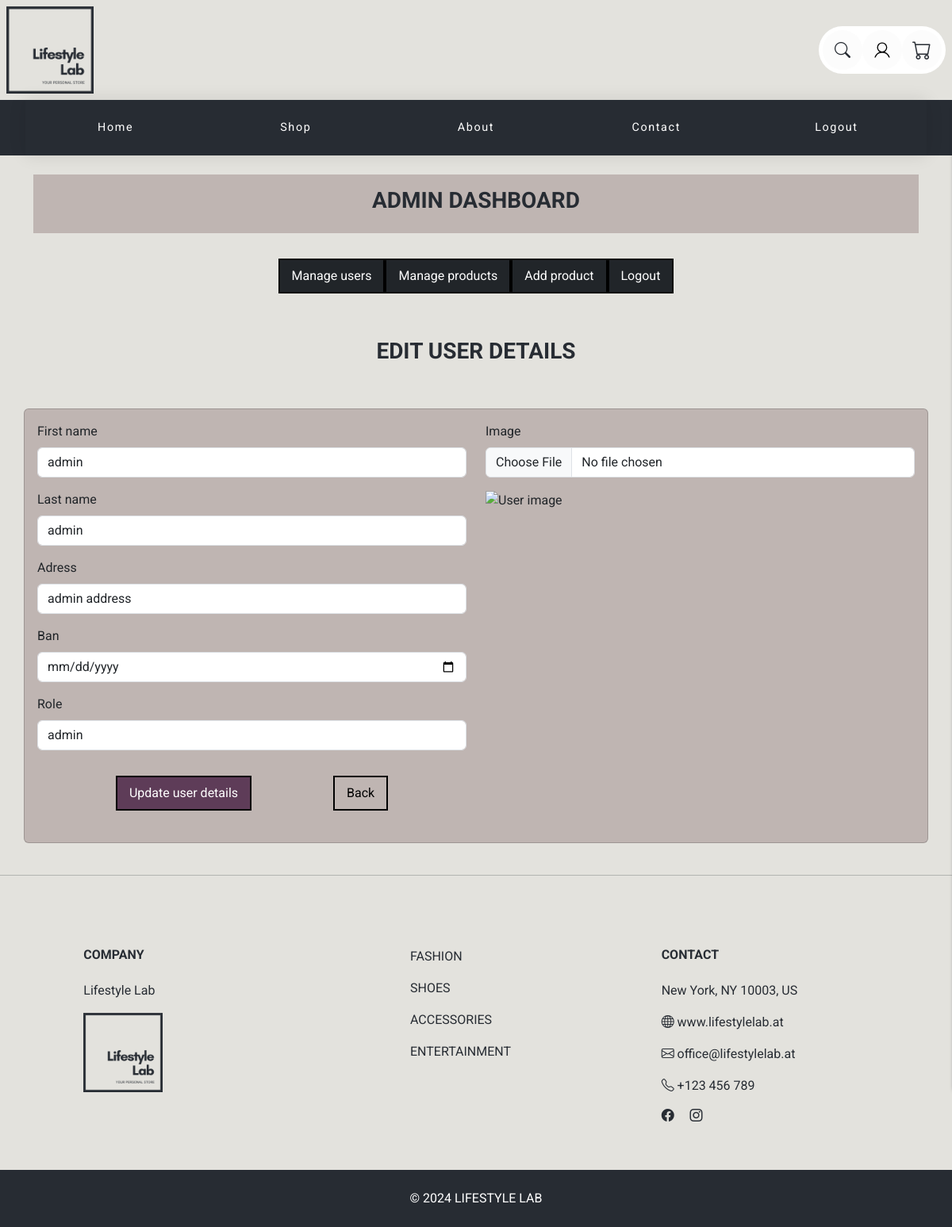
Page /user_edit_admin.php?id=9 (signed in) on the committed database.
### tables this page shows
CREATE TABLE `user` (
  `id` int(11) NOT NULL,
  `fname` varchar(20) NOT NULL,
  `lname` varchar(20) NOT NULL,
  `email` varchar(50) NOT NULL,
  `adress` varchar(150) NOT NULL,
  `registered` date DEFAULT current_timestamp(),
  `user_img` varchar(250) DEFAULT NULL,
  `password` varchar(255) DEFAULT NULL,
  `fk_role` int(11) NOT NULL DEFAULT 1,
  `ban_expiry` date DEFAULT NULL
);

### user_edit_admin.php (the view, shortened to what this page needs)
<?php
require_once './php_db/query.php';
$role_options = "";
$id = $_GET['id'];
$sql_user = "SELECT
u.id,
u.fname,
u.lname,
u.email,
u.adress,
u.registered,
u.user_img,
u.password,
u.fk_role,
u.ban_expiry,
ur.id as role_id,
ur.role
FROM `user` as u
JOIN `user_role` ur on u.fk_role = ur.id
WHERE u.id = $id";
$result_user = mysqli_query($connect, $sql_user);
$row_user = mysqli_fetch_assoc($result_user);
$roles = mysqli_query($connect, "SELECT * FROM user_role");
while ($row = mysqli_fetch_assoc($roles)) {
    if ($row_user["role"] === $row["role"]) {
        $role_options .= "<option value='$row[id]' selected>$row[role]</option>";
    } else {
        $role_options .= "<option value='$row[id]'>$row[role]</option>";
    }
}
?>
<!DOCTYPE html>
<html lang="en">
<head>
    <head>
    </head>
</head>
<body>
    <?php include '_navbar.php' ?>
    <?php include '_navbardash.php' ?>
    <h3 class="text-center p-5 mb-2 ">EDIT USER DETAILS</h3>
    <div class="card container bg-body-custom p-3">
        <form method="post" enctype="multipart/form-data">
            <div class="row row-cols-lg-2 row-cols-md-2 row-cols-sm-1 row-cols-1 mb-3">
                <div class="mb-2 col">
                    <div class="mb-3">
                        <label for="fname" class="form-label">First name</label>
                        <input type="text" class="form-control" id="fname" name="fname" value="<?= $row_user['fname'] ?>">
                    </div>
                    <div class="mb-3">
                        <label for="lname" class="form-label">Last name</label>
                        <input type="text" class="form-control" id="lname" name="lname" value="<?= $row_user['lname'] ?>">
                    </div>
                    <div class="mb-3">
                        <label for="adress" class="form-label">Adress</label>
                        <input type="text" class="form-control" id="adress" name="adress" value="<?= $row_user['adress'] ?>">
                    </div>
                    <div class="mb-3">
                        <label for="ban_expiry" class="form-label">Ban</label>
                        <input type="date" class="form-control" id="ban_expiry" name="ban_expiry" value="<?= $row_user['ban_expiry'] ?>">
                    </div>
                    <div class="mb-3">
                        <label for="role" class="form-label">Role</label>
                        <select class="form-control" id="role" name="role">
                            <?= $role_options ?>
                        </select>
                    </div>
                </div>
                <div class="mb-2 col">
                    <div class="mb-3">
                        <label for="user_img" class="form-label">Image</label>
                        <input type="file" class="form-control" id="user_img" name="user_img">
                    </div>
                    <img class='w-50' src='./images/user/<?= $row_user['user_img'] ?>' alt='User image'>
                </div>
                <div class="d-flex justify-content-evenly align-items-center p-2">
                    <button type="submit" name="submit" class="btn btn-success">Update user details</button>
                    <a class="btn btn-info" href="./user_dashboard.php">Back</a>
                </div>
        </form>
    </div>
</body>
</html>

### css/style.css (style rules this page uses)
body { font-family: "Roboto", sans-serif; font-weight: 400; font-style: normal; color: #272c33; background-color: #E3e2dd; }
h3,h6 { font-family: "Roboto", sans-serif; font-weight: 700; font-style: normal; }
.btn { padding: 8px 15px 8px 15px; border-radius: 0 !important; }
.btn-success { --bs-btn-color: #fff; --bs-btn-bg: #5e3C58; --bs-btn-border-color: #000; --bs-btn-hover-color: #fff; --bs-btn-hover-bg: #000; --bs-btn-hover-border-color: #000; --bs-btn-active-color: #fff; --bs-btn-active-bg: #bfb5b2; --bs-btn-active-border-color: #000; --bs-btn-disabled-color: #fff; --bs-btn-disabled-bg: #bfb5b2; --bs-btn-disabled-border-color: #000; }
.btn-success { border: 2px solid #000000; }
.btn-info { --bs-btn-color: #000; --bs-btn-bg: #bfb5b2; --bs-btn-border-color: #000; --bs-btn-hover-color: #000; --bs-btn-hover-bg: #bfb5b2; --bs-btn-hover-border-color: #bfb5b2; --bs-btn-focus-shadow-rgb: 11, 172, 204; --bs-btn-active-color: #000; --bs-btn-active-bg: #bfb5b2; --bs-btn-active-border-color: #bfb5b2; --bs-btn-active-shadow: inset 0 3px 5px rgba(0, 0, 0, 0.125); --bs-btn-disabled-color: #000; --bs-btn-disabled-bg: #bfb5b2; --bs-btn-disabled-border-color: #bfb5b2; }
.btn-info { border: 2px solid black; }
.container, p, h1, h2, h3, h4, h5, h6 { animation: fadeInUp 1s ease forwards; }
.btn { animation: fadeInUp 1s ease forwards; }
.card { animation: fadeInUp 1s ease forwards; }
.bg-body-custom { background-color: #bfb5b2; }
section { padding-top: 50px; padding-bottom: 50px; z-index: 2; position: relative; }
.footext2 { font-family: "Roboto", sans-serif; font-weight: 400; font-style: normal; color: #272c33; text-decoration: none; text-transform: uppercase; }
.text-white { text-decoration: none; text-transform: uppercase; }

### css/nav.css (style rules this page uses)
:root { --gap: 2rem; }
a { text-decoration: none; }

### rows in the picture
user: fname "admin", lname "admin", adress "admin address"

### other values in the picture
form field role "admin"
